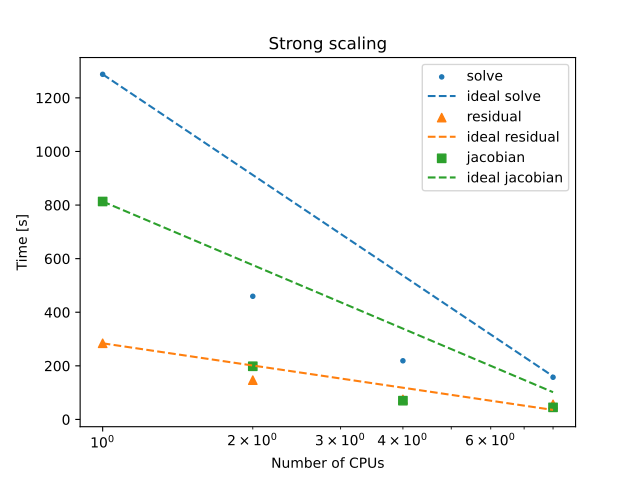

Python code for this plot:
import csv

num_cpus = []
residual_time = []
jacobian_time = []
solve_time = []

with open('macos/03/benchmark-strong.csv') as f:
    reader = csv.DictReader(f)
    for row in reader:
        num_cpus.append(float(row['n_cpus']))
        jacobian_time.append(float(row['jac_time']))
        residual_time.append(float(row['res_time']))
        solve_time.append(float(row['solve_time']))
max_cpu = num_cpus[-1]

plt.title("Strong scaling")
plt.scatter(num_cpus, solve_time, marker='.', label='solve')
plt.plot([1, max_cpu], [solve_time[0], solve_time[0] / max_cpu], '--', label='ideal solve')

plt.scatter(num_cpus, residual_time, marker='^', label='residual')
plt.plot([1, max_cpu], [residual_time[0], residual_time[0] / max_cpu], '--', label='ideal residual')

plt.scatter(num_cpus, jacobian_time, marker='s', label='jacobian')
plt.plot([1, max_cpu], [jacobian_time[0], jacobian_time[0] / max_cpu], '--', label='ideal jacobian')

plt.legend()
plt.xlabel("Number of CPUs")
plt.ylabel("Time [s]")
plt.xscale('log')
plt.show()
